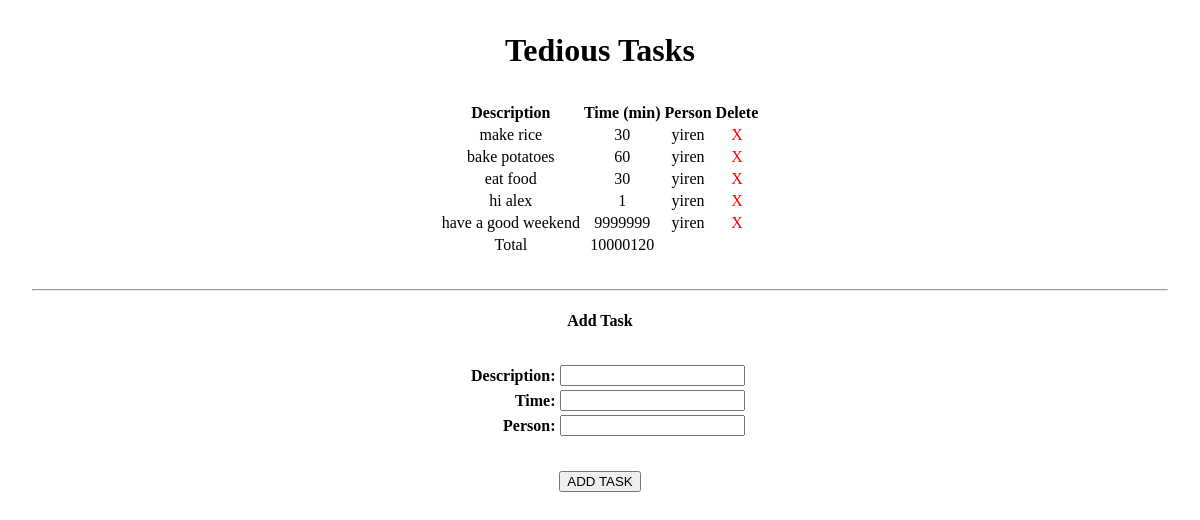
The page / on the database its author committed.
### assessment/models.py (models this page shows, shortened)
class Task(models.Model):
    description = models.CharField(max_length=200)
    time = models.IntegerField()
    person = models.CharField(max_length=50)

### assessment/views.py (the view)
# urls.py: path('', views.home, name='home'),
def home(request):
    tasks = Task.objects.all()
    form = TaskForm()
    total = Task.objects.all().aggregate(Sum('time'))
    return render(request, 'home.html', {
        'task_list': tasks,
        'form': form,
        'total': total,
    })

### assessment/views.py
class TaskForm(ModelForm):
    class Meta:
        model = Task
        fields = '__all__'

### assessment/templates/home.html (shortened to what this page needs)
{% load static %}
<!DOCTYPE html>
<html lang="en">
<head>
    <link rel="stylesheet" href="https://unpkg.com/purecss@1.0.0/build/pure-min.css">
    <link rel="stylesheet" type="text/css" href="{% static 'css/style.css' %}">
</head>
<body>
    <h1>Tedious Tasks</h1>
    {% if task_list|length == 0 %}
        <h3>No Tasks Exist</h3>
    {% else %}
    <table class="pure-table pure-table-striped">
        <thead>
            <tr>
                <th>Description</th>
                <th>Time (min)</th>
                <th>Person</th>
                <th>Delete</th>
            </tr>
        </thead>
            {% for task in task_list %}
                <tr>
                    <td>{{ task.description }}</td>
                    <td>{{ task.time }}</td>
                    <td>{{ task.person }}</td>
                    <td><a href="{% url 'delete' task.id %}">X</a></td>
                </tr>
            {% endfor %}
                <tr>
                    <td>Total</td>
                    <td>{{ total.time__sum }}</td>
                    <td></td>
                    <td></td>
                </tr>
        {% endif %}
    </table>
    <hr>
    <h4>Add Task</h4>
    <form class="pure-form" action="{% url 'add' %}" method="POST">
        <table class="pure-table pure-table-striped">
            {{ form.as_table }}
        </table>
        <button class="pure-button" type="submit">ADD TASK</button>
    </form>
</body>
</html>

### assessment/static/css/style.css (style rules this page uses)
body { text-align: center; margin: 2rem; }
label { display: inline-block; width: 100px; text-align: right; }
table { margin: 2rem auto; }
table a { color: red; text-decoration: none; }

### rows shown on the page
Task: description "make rice", time "30", person "yiren"
Task: description "bake potatoes", time "60", person "yiren"
Task: description "eat food", time "30", person "yiren"
Task: description "hi alex", time "1", person "yiren"
Task: description "have a good weekend", time "9999999", person "yiren"

### other values the page prints
{{ total.time__sum }} "10000120"
